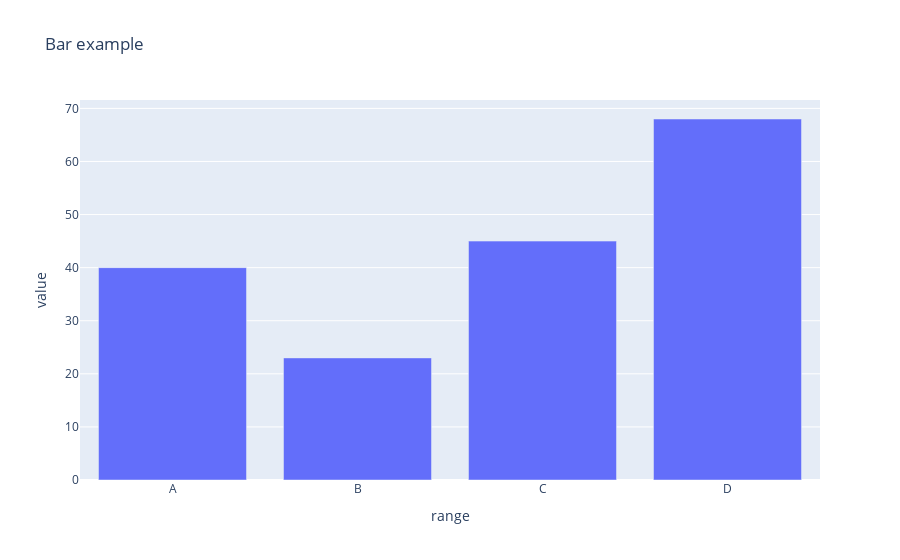

Notebook code cell kept with this figure:
### Markdown cell above
#### Bar chart: Visualizes categorical data using the height of bars to compare values. (막대 그래프: 범주형 데이터를 막대의 높이로 비교하여 시각화합니다.)

### Code cell
# 막대 그래프 생성: 범주형 데이터와 수치형 데이터를 바탕으로 막대를 그림
# Create a bar chart using categorical data on the x-axis and numerical values on the y-axis
import plotly.express as px
import pandas as pd

# 예제 데이터프레임 생성
# Create sample DataFrame
df = pd.DataFrame({
    "range": ["A", "B", "C", "D"],  # 범주형 데이터 (카테고리)
    # Categorical data (category labels)
    "value" : [40, 23, 45, 68]      # 값 데이터 (막대 높이)
    # Numerical data (bar height)
})

# 막대 그래프 생성: x축은 범주, y축은 값
# Create bar chart: x-axis = category, y-axis = value
fig = px.bar(df, x="range", y="value", title="Bar example")
fig.show()

### Figure 1 — Plotly figure (JSON) as saved in the notebook; plotly's stock layout.template omitted (floating-point values rounded to 4 significant figures)
{"data": [{"hovertemplate": "range=%{x}<br>value=%{y}<extra></extra>", "legendgroup": "", "marker": {"color": "#636efa", "pattern": {"shape": ""}}, "name": "", "orientation": "v", "showlegend": false, "textposition": "auto", "type": "bar", "x": ["A", "B", "C", "D"], "xaxis": "x", "y": [40, 23, 45, 68], "yaxis": "y"}], "layout": {"barmode": "relative", "legend": {"tracegroupgap": 0}, "title": {"text": "Bar example"}, "xaxis": {"anchor": "y", "domain": [0, 1], "title": {"text": "range"}}, "yaxis": {"anchor": "x", "domain": [0, 1], "title": {"text": "value"}}}}
